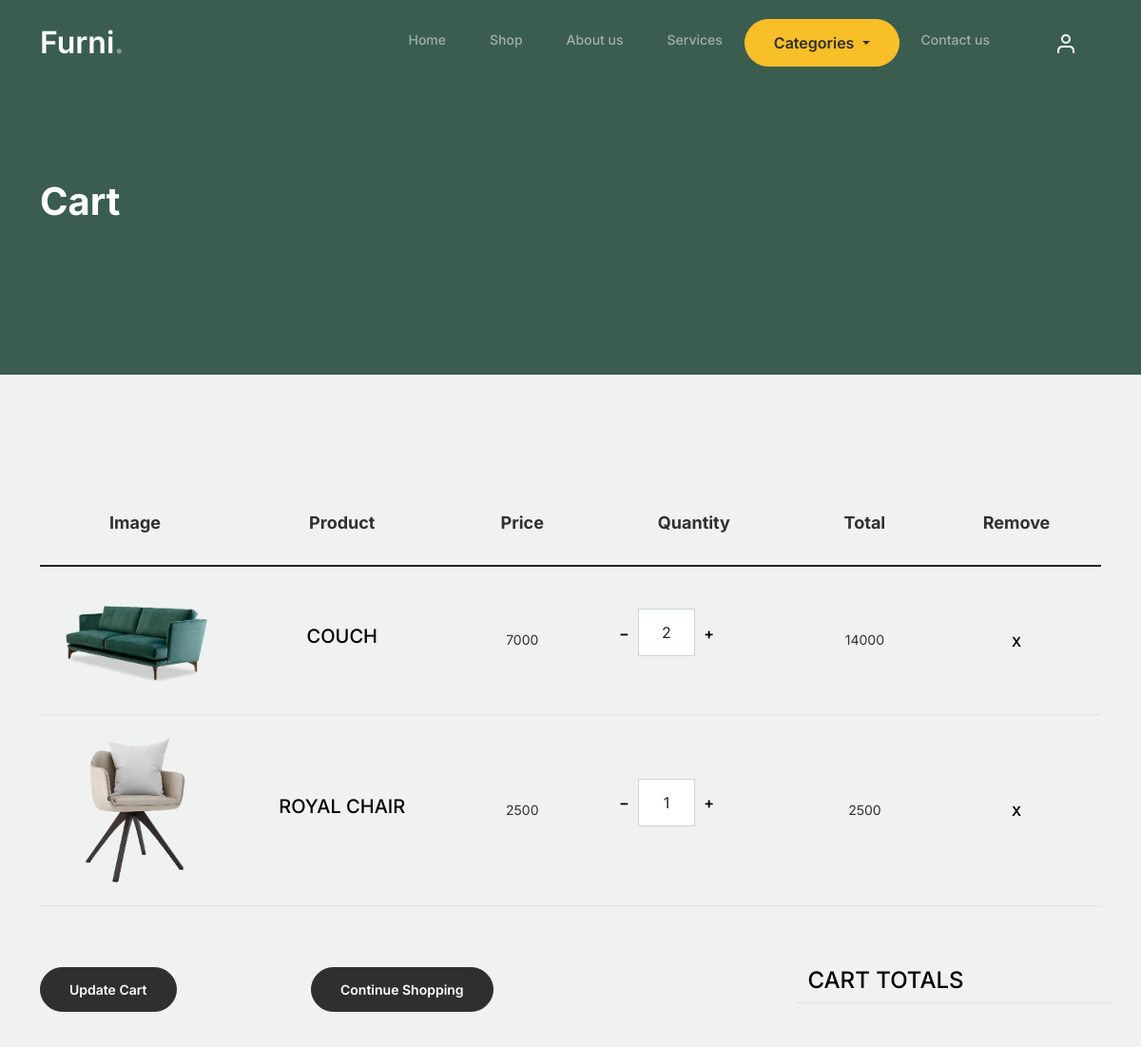
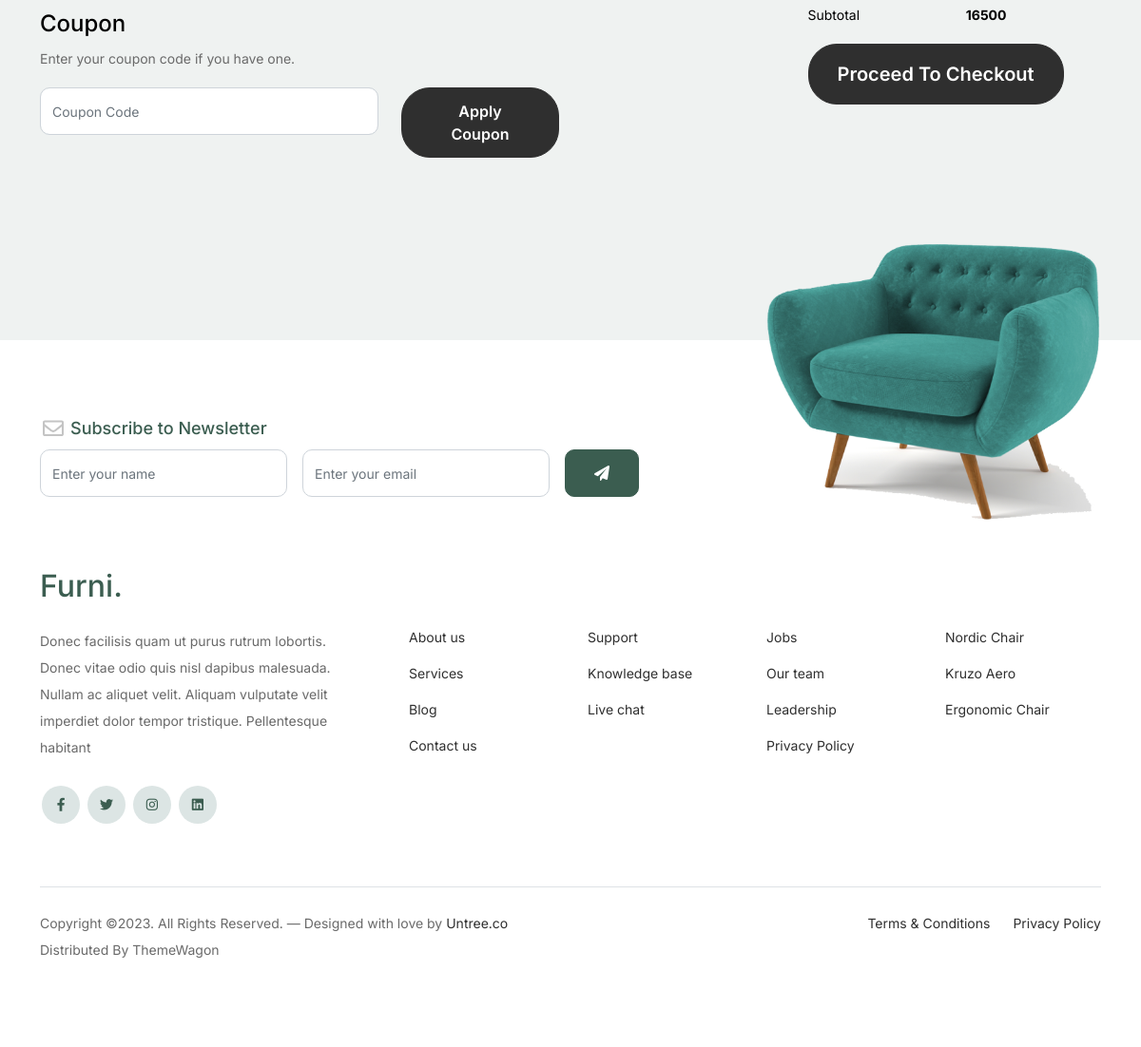
The page /showcart/ (signed in) on the database its author committed (2 pictures, top to bottom).
### comstore/models.py (models this page shows, shortened)
class Item(models.Model):
    user=models.ForeignKey(Cartuser,on_delete=models.CASCADE,default=1)
    product=models.ForeignKey(Product,on_delete=models.CASCADE)
    quantity=models.IntegerField()
    def total(self):
        return self.product.prdtprice * self.quantity

class Product(models.Model):
    prdtname=models.CharField(max_length=20)
    prdtdescription=models.TextField()
    prdtimage=models.ImageField(upload_to='image',default='')
    prdtprice=models.IntegerField()
    categories=models.ForeignKey(Categories,on_delete=models.CASCADE)
    stock=models.IntegerField(default=1)

### comstore/views.py (the view)
# urls.py: path('showcart/',views.showcart,name="showcart"),
def showcart(request):
    data=Categories.objects.all()
    user=Cartuser.objects.get(user=request.user) #to get current user in cart#
    item=Item.objects.filter(user=user)
    sum=0
    for i in item:
        sum+=i.quantity*i.product.prdtprice
    return render(request, "cart.html" ,{'item':item, 'data':data, 'sum':sum})

### comstore/templates/cart.html (shortened to what this page needs)
<!DOCtype html>
{% load static %}
<html lang="en">
<head>
		<link href="{% static 'css/bootstrap.min.css' %}" rel="stylesheet">
		<link href="https://cdnjs.cloudflare.com/ajax/libs/font-awesome/6.0.0-beta3/css/all.min.css" rel="stylesheet">
		<link href="{% static 'css/tiny-slider.css' %}" rel="stylesheet">
		<link href="{% static 'css/style.css' %}" rel="stylesheet">
	</head>
	<body>
		<nav class="custom-navbar navbar navbar navbar-expand-md navbar-dark bg-dark" arial-label="Furni navigation bar">
			<div class="container">
				<a class="navbar-brand" href="index.html">Furni<span>.</span></a>
				<div class="collapse navbar-collapse" id="navbarsFurni">
					<ul class="custom-navbar-nav navbar-nav ms-auto mb-2 mb-md-0">
						<li class="nav-item ">
							<a class="nav-link" href="{% url 'index' %}">Home</a>
						</li>
						<li><a class="nav-link" href="{% url 'shop' %}">Shop</a></li>
						<li><a class="nav-link" href="about.html">About us</a></li>
						<li><a class="nav-link" href="services.html">Services</a></li>
                        <div class="dropdown">
							<button class="btn btn-secondary dropdown-toggle" type="button" data-bs-toggle="dropdown" aria-expanded="false">
								Categories
							</button>
						</div>
                        <li><a class="nav-link" href="contact.html">Contact us</a></li>
					</ul>
					<ul class="custom-navbar-cta navbar-nav mb-2 mb-md-0 ms-5">
						<li><a class="nav-link" href="#"><img src="{% static 'images/user.svg' %}"></a></li>
					</ul>
				</div>
			</div>
		</nav>
			<div class="hero">
				<div class="container">
					<div class="row justify-content-between">
						<div class="col-lg-5">
							<div class="intro-excerpt">
								<h1>Cart</h1>
							</div>
						</div>
						<div class="col-lg-7">
						</div>
					</div>
				</div>
			</div>
		<div class="untree_co-section before-footer-section">
            <div class="container">
              <div class="row mb-5">
                <form class="col-md-12">
                  <div class="site-blocks-table">
                    <table class="table">
                      <thead>
                        <tr>
                          <th class="product-thumbnail">Image</th>
                          <th class="product-name">Product</th>
                          <th class="product-price">Price</th>
                          <th class="product-quantity">Quantity</th>
                          <th class="product-total">Total</th>
                          <th class="product-remove">Remove</th>
                        </tr>
                      </thead>
                      <tbody>
					  {% for i in item %}
                        <tr>
                          <td class="product-thumbnail">
                            <img src="{{i.product.prdtimage.url}}" alt="Image" class="img-fluid">
                          </td>
                          <td class="product-name">
                            <h2 class="h5 text-black">{{i.product.prdtname}}</h2>
                          </td>
                          <td>{{i.product.prdtprice}}</td>
                          <td>
                            <div class="input-group mb-3 d-flex align-items-center quantity-container" style="max-width: 120px;">
                              <div class="input-group-prepend">
								  <a href="{% url 'reductcart' i.product.id %}"><button class="btn btn-outline-black decrease" type="button">&minus;</button></a>
                              </div>
                              <input type="text" class="form-control text-center quantity-amount" value="{{i.quantity}}" placeholder="" aria-label="Example text with button addon" aria-describedby="button-addon1">
                              <div class="input-group-append">
								  <a href="{% url 'cart' i.product.id %}"><button class="btn btn-outline-black increase" type="button">&plus;</button></a>
                              </div>
                            </div>
                          </td>
                          <td>{{i.total}}</td>
                          <td><a href="{% url 'removeitm' i.id %}" class="btn btn-black btn-sm">X</a></td>
                        </tr>
					  {% endfor %}
                      </tbody>
                    </table>
                  </div>
                </form>
              </div>
              <div class="row">
                <div class="col-md-6">
                  <div class="row mb-5">
                    <div class="col-md-6 mb-3 mb-md-0">
						<a href="{% url 'shop' %}"><button class="btn btn-black btn-sm btn-block">Update Cart</button></a>
                    </div>
                    <div class="col-md-6">
                      <a href="{% url 'shop' %}" <button class="btn btn-outline-black btn-sm btn-block" >Continue Shopping</button></a>
                    </div>
                  </div>
                  <div class="row">
                    <div class="col-md-12">
                      <label class="text-black h4" for="coupon">Coupon</label>
                      <p>Enter your coupon code if you have one.</p>
                    </div>
                    <div class="col-md-8 mb-3 mb-md-0">
                      <input type="text" class="form-control py-3" id="coupon" placeholder="Coupon Code">
                    </div>
                    <div class="col-md-4">
                      <button class="btn btn-black">Apply Coupon</button>
                    </div>
                  </div>
                </div>
                <div class="col-md-6 pl-5">
                  <div class="row justify-content-end">
                    <div class="col-md-7">
                      <div class="row">
                        <div class="col-md-12 text-right border-bottom mb-5">
                          <h3 class="text-black h4 text-uppercase">Cart Totals</h3>
                        </div>
                      </div>
                      <div class="row mb-3">
                        <div class="col-md-6">
                          <span class="text-black">Subtotal</span>
                        </div>
                        <div class="col-md-6 text-right">
                          <strong class="text-black">{{sum}}</strong>
                        </div>
                      </div>
                      <div class="row">
                        <div class="col-md-12">
                          <a href="{% url 'payment' %}"><button class="btn btn-black btn-lg py-3 btn-block">Proceed To Checkout</button></a>
                        </div>
                      </div>
                    </div>
                  </div>
                </div>
              </div>
            </div>
          </div>
		<footer class="footer-section">
			<div class="container relative">
				<div class="sofa-img">
					<img src="{% static 'images/sofa.png' %}" alt="Image" class="img-fluid">
				</div>
				<div class="row">
					<div class="col-lg-8">
						<div class="subscription-form">
							<h3 class="d-flex align-items-center"><span class="me-1"><img src="{% static 'images/envelope-outline.svg' %}" alt="Image" class="img-fluid"></span><span>Subscribe to Newsletter</span></h3>
							<form action="#" class="row g-3">
								<div class="col-auto">
									<input type="text" class="form-control" placeholder="Enter your name">
								</div>
								<div class="col-auto">
									<input type="email" class="form-control" placeholder="Enter your email">
								</div>
								<div class="col-auto">
									<button class="btn btn-primary">
										<span class="fa fa-paper-plane"></span>
									</button>
								</div>
							</form>
						</div>
					</div>
				</div>
				<div class="row g-5 mb-5">
					<div class="col-lg-4">
						<div class="mb-4 footer-logo-wrap"><a href="#" class="footer-logo">Furni<span>.</span></a></div>
						<p class="mb-4">Donec facilisis quam ut purus rutrum lobortis. Donec vitae odio quis nisl dapibus malesuada. Nullam ac aliquet velit. Aliquam vulputate velit imperdiet dolor tempor tristique. Pellentesque habitant</p>
						<ul class="list-unstyled custom-social">
							<li><a href="#"><span class="fa fa-brands fa-facebook-f"></span></a></li>
							<li><a href="#"><span class="fa fa-brands fa-twitter"></span></a></li>
							<li><a href="#"><span class="fa fa-brands fa-instagram"></span></a></li>
							<li><a href="#"><span class="fa fa-brands fa-linkedin"></span></a></li>
						</ul>
					</div>
					<div class="col-lg-8">
						<div class="row links-wrap">
							<div class="col-6 col-sm-6 col-md-3">
								<ul class="list-unstyled">
									<li><a href="#">About us</a></li>
									<li><a href="#">Services</a></li>
									<li><a href="#">Blog</a></li>
									<li><a href="#">Contact us</a></li>
								</ul>
							</div>
							<div class="col-6 col-sm-6 col-md-3">
								<ul class="list-unstyled">
									<li><a href="#">Support</a></li>
									<li><a href="#">Knowledge base</a></li>
									<li><a href="#">Live chat</a></li>
								</ul>
							</div>
							<div class="col-6 col-sm-6 col-md-3">
								<ul class="list-unstyled">
									<li><a href="#">Jobs</a></li>
									<li><a href="#">Our team</a></li>
									<li><a href="#">Leadership</a></li>
									<li><a href="#">Privacy Policy</a></li>
								</ul>
							</div>
							<div class="col-6 col-sm-6 col-md-3">
								<ul class="list-unstyled">
									<li><a href="#">Nordic Chair</a></li>
									<li><a href="#">Kruzo Aero</a></li>
									<li><a href="#">Ergonomic Chair</a></li>
								</ul>
							</div>
						</div>
					</div>
				</div>
				<div class="border-top copyright">
					<div class="row pt-4">
						<div class="col-lg-6">
							<p class="mb-2 text-center text-lg-start">Copyright &copy;. All Rights Reserved. &mdash; Designed with love by <a href="https://untree.co">Untree.co</a> Distributed By <a hreff="https://themewagon.com">ThemeWagon</a>
            </p>
						</div>
						<div class="col-lg-6 text-center text-lg-end">
							<ul class="list-unstyled d-inline-flex ms-auto">
								<li class="me-4"><a href="#">Terms &amp; Conditions</a></li>
								<li><a href="#">Privacy Policy</a></li>
							</ul>
						</div>
					</div>
				</div>
			</div>
		</footer>
	</body>
</html>

### rows shown on the page
Item: product.prdtimage (picture), product.prdtname "COUCH", product.prdtprice "7000", quantity "2", total "14000"
Item: product.prdtimage (picture), product.prdtname "ROYAL CHAIR", product.prdtprice "2500", quantity "1", total "2500"

### other values the page prints
{{ sum }} "16500"
